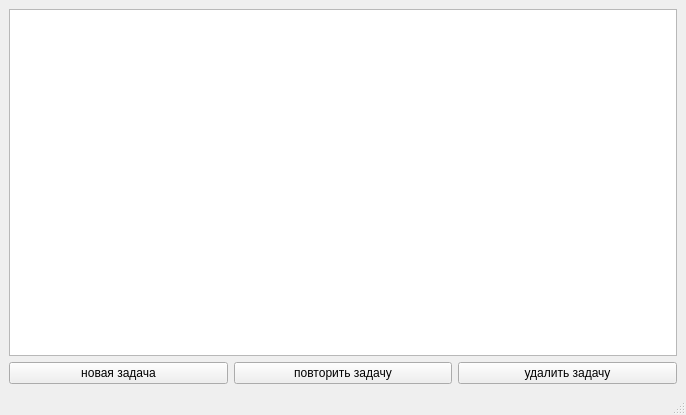
<?xml version="1.0" encoding="UTF-8"?>
<ui version="4.0">
 <class>MainWindow</class>
 <widget class="QMainWindow" name="MainWindow">
  <property name="geometry">
   <rect>
    <x>0</x>
    <y>0</y>
    <width>686</width>
    <height>415</height>
   </rect>
  </property>
  <property name="windowTitle">
   <string>MainWindow</string>
  </property>
  <widget class="QWidget" name="centralwidget">
   <layout class="QGridLayout" name="gridLayout">
    <item row="0" column="0" colspan="3">
     <widget class="QTableView" name="tableView"/>
    </item>
    <item row="1" column="2">
     <widget class="QPushButton" name="pushButton_3">
      <property name="text">
       <string>удалить задачу</string>
      </property>
     </widget>
    </item>
    <item row="1" column="0">
     <widget class="QPushButton" name="pushButton">
      <property name="text">
       <string>новая задача</string>
      </property>
     </widget>
    </item>
    <item row="1" column="1">
     <widget class="QPushButton" name="pushButton_2">
      <property name="text">
       <string>повторить задачу</string>
      </property>
     </widget>
    </item>
   </layout>
  </widget>
  <widget class="QMenuBar" name="menubar">
   <property name="geometry">
    <rect>
     <x>0</x>
     <y>0</y>
     <width>686</width>
     <height>22</height>
    </rect>
   </property>
  </widget>
  <widget class="QStatusBar" name="statusbar"/>
 </widget>
 <resources/>
 <connections/>
</ui>
